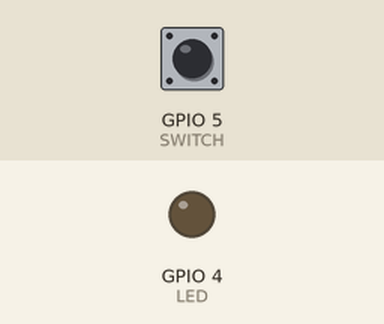
Recording of a program running on a simulated Raspberry Pi (BCM pin numbers). Shown: output pins drawn as LEDs (lit = HIGH). Inputs (shaded band) come from the test bench; at power-on: GPIO 5 (SWITCH) LOW. What the program prints to the terminal is not drawn.

Above: at 1.2 s.
1.3 s: GPIO 5 (SWITCH) pulled HIGH for 0.15 s
At 1.37 s:
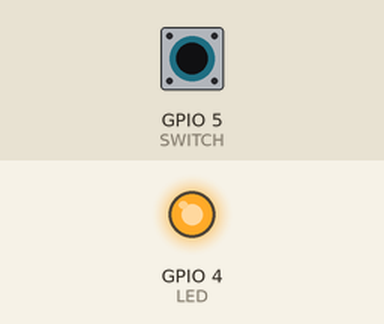
2.9 s: GPIO 5 (SWITCH) pulled HIGH for 3.2 s
At 6.7 s:
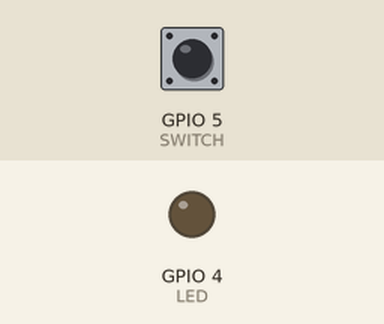
Timing chart, 0 to 8.2 s (numbered marks = the images above; inputs shaded):
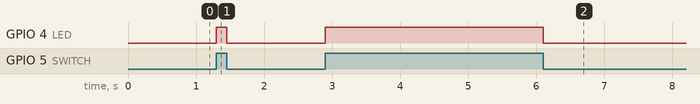

Measured:
- after the input at 1.3 s, GPIO 4 (LED): LOW → HIGH at once, → LOW 0.15 s later
- after the input at 2.9 s, GPIO 4 (LED): LOW → HIGH at once, → LOW 3.2 s later

The program:

switch_led.py
```python
import RPi.GPIO as GPIO

LED = 4
SWITCH = 5

GPIO.setmode(GPIO.BCM)
GPIO.setup(LED, GPIO.OUT)
GPIO.setup(SWITCH, GPIO.IN, pull_up_down = GPIO.PUD_DOWN)

try:
    while True:
        value = GPIO.input(SWITCH) # 누르지 않은 경우 0, 누른 경우 1
        print(value)
        GPIO.output(LED, value)
finally:
    GPIO.cleanup()
    print('clean up and exit')
```
